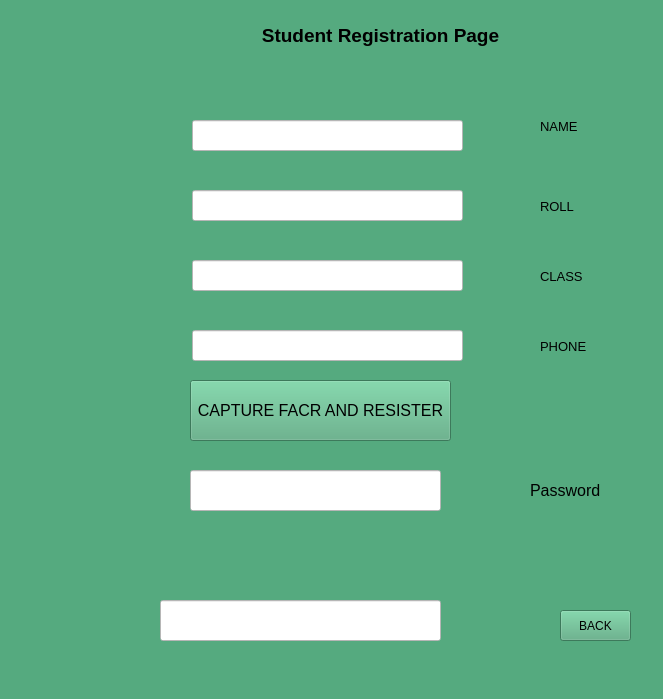
<?xml version="1.0" encoding="UTF-8"?>
<ui version="4.0">
 <class>MainWindow</class>
 <widget class="QMainWindow" name="MainWindow">
  <property name="geometry">
   <rect>
    <x>0</x>
    <y>0</y>
    <width>663</width>
    <height>699</height>
   </rect>
  </property>
  <property name="windowTitle">
   <string>MainWindow</string>
  </property>
  <property name="styleSheet">
   <string notr="true">background-color: rgb(85, 170, 127);</string>
  </property>
  <widget class="QWidget" name="centralwidget">
   <widget class="QLabel" name="label">
    <property name="geometry">
     <rect>
      <x>210</x>
      <y>10</y>
      <width>341</width>
      <height>51</height>
     </rect>
    </property>
    <property name="font">
     <font>
      <pointsize>14</pointsize>
      <weight>75</weight>
      <bold>true</bold>
     </font>
    </property>
    <property name="text">
     <string>Student Registration Page</string>
    </property>
    <property name="alignment">
     <set>Qt::AlignCenter</set>
    </property>
   </widget>
   <widget class="QLabel" name="label_2">
    <property name="geometry">
     <rect>
      <x>540</x>
      <y>120</y>
      <width>47</width>
      <height>13</height>
     </rect>
    </property>
    <property name="font">
     <font>
      <pointsize>10</pointsize>
     </font>
    </property>
    <property name="text">
     <string>NAME</string>
    </property>
   </widget>
   <widget class="QLabel" name="label_3">
    <property name="geometry">
     <rect>
      <x>540</x>
      <y>200</y>
      <width>47</width>
      <height>13</height>
     </rect>
    </property>
    <property name="font">
     <font>
      <pointsize>10</pointsize>
     </font>
    </property>
    <property name="text">
     <string>ROLL</string>
    </property>
   </widget>
   <widget class="QLabel" name="label_4">
    <property name="geometry">
     <rect>
      <x>540</x>
      <y>270</y>
      <width>47</width>
      <height>13</height>
     </rect>
    </property>
    <property name="font">
     <font>
      <pointsize>10</pointsize>
     </font>
    </property>
    <property name="text">
     <string>CLASS</string>
    </property>
   </widget>
   <widget class="QLabel" name="label_5">
    <property name="geometry">
     <rect>
      <x>540</x>
      <y>340</y>
      <width>47</width>
      <height>13</height>
     </rect>
    </property>
    <property name="font">
     <font>
      <pointsize>10</pointsize>
     </font>
    </property>
    <property name="text">
     <string>PHONE</string>
    </property>
   </widget>
   <widget class="QLineEdit" name="lineEdit">
    <property name="geometry">
     <rect>
      <x>192</x>
      <y>120</y>
      <width>271</width>
      <height>31</height>
     </rect>
    </property>
    <property name="styleSheet">
     <string notr="true">background-color: rgb(255, 255, 255);</string>
    </property>
   </widget>
   <widget class="QLineEdit" name="lineEdit_2">
    <property name="geometry">
     <rect>
      <x>192</x>
      <y>190</y>
      <width>271</width>
      <height>31</height>
     </rect>
    </property>
    <property name="styleSheet">
     <string notr="true">background-color: rgb(255, 255, 255);</string>
    </property>
   </widget>
   <widget class="QLineEdit" name="lineEdit_3">
    <property name="geometry">
     <rect>
      <x>192</x>
      <y>260</y>
      <width>271</width>
      <height>31</height>
     </rect>
    </property>
    <property name="styleSheet">
     <string notr="true">background-color: rgb(255, 255, 255);</string>
    </property>
   </widget>
   <widget class="QLineEdit" name="lineEdit_4">
    <property name="geometry">
     <rect>
      <x>192</x>
      <y>330</y>
      <width>271</width>
      <height>31</height>
     </rect>
    </property>
    <property name="styleSheet">
     <string notr="true">background-color: rgb(255, 255, 255);</string>
    </property>
   </widget>
   <widget class="QPushButton" name="pushButton">
    <property name="geometry">
     <rect>
      <x>190</x>
      <y>380</y>
      <width>261</width>
      <height>61</height>
     </rect>
    </property>
    <property name="font">
     <font>
      <pointsize>12</pointsize>
     </font>
    </property>
    <property name="text">
     <string>CAPTURE FACR AND RESISTER</string>
    </property>
   </widget>
   <widget class="QPushButton" name="pushButton_2">
    <property name="geometry">
     <rect>
      <x>560</x>
      <y>610</y>
      <width>71</width>
      <height>31</height>
     </rect>
    </property>
    <property name="text">
     <string>BACK</string>
    </property>
   </widget>
   <widget class="QLineEdit" name="lineEdit_6">
    <property name="geometry">
     <rect>
      <x>190</x>
      <y>470</y>
      <width>251</width>
      <height>41</height>
     </rect>
    </property>
    <property name="styleSheet">
     <string notr="true">background-color: rgb(255, 255, 255);</string>
    </property>
   </widget>
   <widget class="QLabel" name="label_6">
    <property name="geometry">
     <rect>
      <x>530</x>
      <y>480</y>
      <width>101</width>
      <height>21</height>
     </rect>
    </property>
    <property name="font">
     <font>
      <pointsize>12</pointsize>
     </font>
    </property>
    <property name="text">
     <string>Password</string>
    </property>
   </widget>
   <widget class="QLineEdit" name="lineEdit_7">
    <property name="geometry">
     <rect>
      <x>160</x>
      <y>600</y>
      <width>281</width>
      <height>41</height>
     </rect>
    </property>
    <property name="styleSheet">
     <string notr="true">background-color: rgb(255, 255, 255);</string>
    </property>
   </widget>
  </widget>
  <widget class="QMenuBar" name="menubar">
   <property name="geometry">
    <rect>
     <x>0</x>
     <y>0</y>
     <width>663</width>
     <height>21</height>
    </rect>
   </property>
  </widget>
  <widget class="QStatusBar" name="statusbar"/>
 </widget>
 <resources/>
 <connections/>
</ui>
